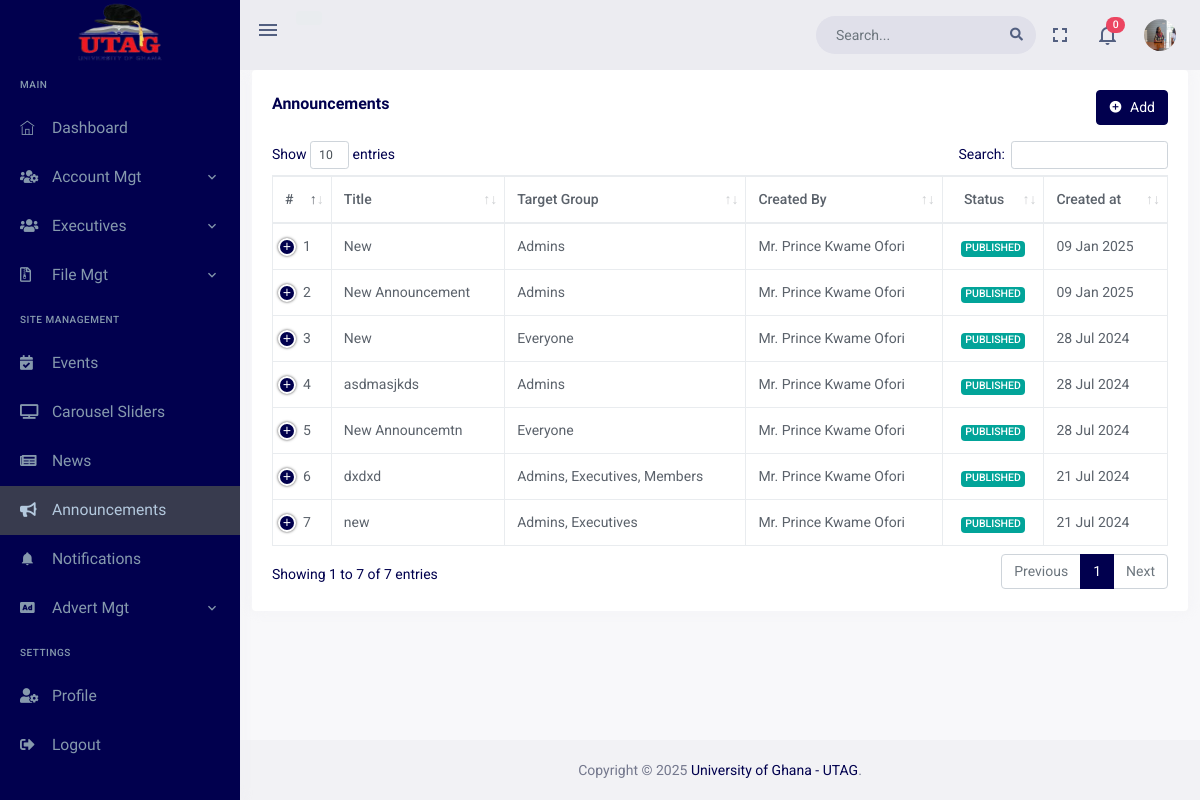
/dashboard/announcements (signed in), run on the app's committed database.
### accounts/models.py (models this page shows, shortened)
class User(AbstractBaseUser, PermissionsMixin):
    TITLE_CHOICES = (
        ('Prof.', 'Prof.'),
        ('Dr.', 'Dr.'),
        ('Mr.', 'Mr.'),
        ('Mrs.', 'Mrs.'),
    )
    GENDER_CHOICES = (
        ('Male', 'Male'),
        ('Female', 'Female')
    )
    EXECUTIVE_POSITION_CHOICES = (
        ('President', 'President'),
        ('Vice President', 'Vice President'),
        ('Secretary', 'Secretary'),
        ('Treasurer', 'Treasurer'),
        ('Committee Member', 'Committee Member'),
    )
    title = models.CharField(max_length=5, choices=TITLE_CHOICES)
    first_name = models.CharField(max_length=30)
    other_name = models.CharField(max_length=30, blank=True, null=True)
    last_name = models.CharField(max_length=30)
    gender = models.CharField(max_length=10, choices=GENDER_CHOICES)
    profile_pic = models.ImageField(upload_to='profile_pictures/', blank=True, null=True)
    email = models.EmailField(unique=True)
    email_sent = models.BooleanField(default=False)
    phone_number = models.CharField(max_length=15, blank=True, null=True)
    department = models.CharField(max_length=50, blank=True, null=True)
    created_from_dashboard = models.BooleanField(default=False)
    created_by = models.ForeignKey('self', on_delete=models.CASCADE, blank=True, null=True)
    is_bulk_creation = models.BooleanField(default=False)
    created_at = models.DateTimeField(auto_now_add=True)
    updated_at = models.DateTimeField(auto_now=True)
    is_staff = models.BooleanField(default=False)
    is_superuser = models.BooleanField(default=False)
    executive_image = models.ImageField(upload_to='executive_images/', blank=True, null=True)
    executive_position = models.CharField(max_length=30, choices=EXECUTIVE_POSITION_CHOICES, blank=True, null=True)
    fb_profile_url = models.URLField(blank=True, null=True)
    twitter_profile_url = models.URLField(blank=True, null=True)
    linkedin_profile_url = models.URLField(blank=True, null=True)
    date_appointed = models.DateField(null=True, blank=True)
    date_ended = models.DateField(null=True, blank=True)
    is_active_executive = models.BooleanField(default=False)
    objects = UserManager()
    USERNAME_FIELD = 'email'
    REQUIRED_FIELDS = ['title', 'first_name', 'last_name', 'gender']
    def get_full_name(self):
        if self.other_name:
            return f'{self.title} {self.first_name} {self.other_name} {self.last_name}'
        else:
            return f'{self.title} {self.first_name} {self.last_name}'
    def get_profile_pic_url(self):
        return self.profile_pic.url if self.profile_pic else '/static/dashboard/assets/images/users/profile.png'
    def __str__(self):
        return self.get_full_name()
    class Meta:
        permissions = [
        ('view_dashboard', 'Can view dashboard'),
        ('add_admin', 'Can add admin'),
        ('change_admin', 'Can change admin'),
        ('delete_admin', 'Can delete admin'),
        ('view_admin', 'Can view admin'),
        ('add_executive', 'Can add executive'),
        ('change_executive', 'Can change executive'),
        ('delete_executive', 'Can delete executive'),
        ('view_executive', 'Can view executive'),
        ('add_member', 'Can add member'),
        ('change_member', 'Can change member'),
        ('delete_member', 'Can delete member'),
        ('view_member', 'Can view member'),
        ]

### dashboard/models.py (models this page shows, shortened)
class Announcement(models.Model):
    STATUS_CHOICES = (
        ('DRAFT', 'Draft'),
        ('PUBLISHED', 'Published'),
        ('ARCHIVED', 'Archived'),
    )
    TARGET_CHOICES = (
        ('everyone', 'Everyone'),
        ('specific_groups', 'Specific Groups'),
    )
    title = models.CharField(max_length=100)
    content = HTMLField()
    status = models.CharField(max_length=20, choices=STATUS_CHOICES, default='DRAFT')
    created_by = models.ForeignKey(settings.AUTH_USER_MODEL, on_delete=models.CASCADE)
    created_at = models.DateTimeField(auto_now_add=True)
    updated_at = models.DateTimeField(auto_now=True)
    target = models.CharField(max_length=20, choices=TARGET_CHOICES, default='everyone')
    target_groups = models.ManyToManyField(Group, blank=True)

### dashboard/views/announcements.py (the view)
# urls.py: path('announcements',views.AnnouncementsView.as_view(), name='announcements'),
class AnnouncementsView(View):
    template_name = 'dashboard_pages/announcements.html'
    def get(self, request):
        user = request.user
        user_groups = user.groups.values_list('name', flat=True)  # Get names of the user's groups
        if 'Admin' in user_groups:
            announcements = Announcement.objects.all().order_by('-created_at')
        elif 'Executive' in user_groups or 'Secretary' in user_groups:
            announcements = Announcement.objects.filter(
                Q(target='everyone') | Q(target_groups__in=user.groups.all())
            ).exclude(Q(status='DRAFT') & ~Q(created_by=user)).distinct()
        else:
            announcements = Announcement.objects.filter(
                Q(target='everyone') | Q(target_groups__in=user.groups.all())
            ).exclude(Q(status='DRAFT') & ~Q(created_by=user)).distinct()
        notifications = Notification.objects.filter(user=request.user).order_by('-created_at')[:5]
        notification_count = Notification.objects.filter(user=request.user, status='UNREAD').count()
        context = {
            'announcements': announcements,
            'notification_count': notification_count,
            'notifications': notifications
        }
        return render(request, self.template_name, context)

### dashboard/templates/dashboard_pages/announcements.html (shortened to what this page needs)
{% extends "base/dashboard_base.html" %} {% load static %}
{% block content %}
<div class="page-content">
  <div class="row">
    <div class="col-12">
      <div class="card">
        <div class="card-body">
          <div class="row align-items-center">
            <div class="col-md-8">
              <h4 class="card-title">Announcements</h4>
            </div>
            {% if perms.dashboard.add_announcement %}
            <div class="col-md-4">
              <div class="float-end d-none d-md-block">
                <a
                  class="btn btn-primary"
                  href="{% url 'dashboard:create_announcement' %}"
                >
                  <i class="mdi mdi-plus-circle me-1"></i> Add
                </a>
              </div>
            </div>
            {% endif %}
          </div>
          <div class="mt-3">
            <table id="datatable" class="table table-bordered dt-responsive nowrap" style="border-collapse: collapse; border-spacing: 0; width: 100%;">
                <thead>
                    <tr>
                        <th>#</th>
                        <th>Title</th>
                        <th>Target Group</th>
                        <th>Created By</th>
                        <th class="text-center">Status</th>
                        <th>Created at</th>
                    </tr>
                </thead>
                <tbody>
                  {% for announcement in announcements %}
                  <tr>
                    <td>{{ forloop.counter }}</td>
                    <td>{{ announcement.title }}</td>
                    <td>
                      {% if announcement.target == 'everyone' %}
                        Everyone
                      {% else %}
                        {% for group in announcement.target_groups.all %}
                          {{ group.name }}s{% if not forloop.last %}, {% endif %}
                        {% endfor %}
                      {% endif %}
                    </td>
                    <td>{{ announcement.created_by }}</td>
                    <td class="text-center">
                      <span class="badge {% if announcement.status == 'PUBLISHED' %} bg-success {% elif announcement.status == 'DRAFT' %} bg-warning {% else %} bg-danger {% endif %}">
                        {{ announcement.status }}
                      </span>
                    </td>
                    <td>{{ announcement.created_at |date:"d M Y" }}</td>
                  </tr>
                  {% endfor %}
                </tbody>
            </table>
        </div>
        </div>
      </div>
    </div>
  </div>
</div>
{% endblock content %}
{% block my_styles %}
 <link href="{% static 'dashboard/assets/libs/datatables.net-bs4/css/dataTables.bootstrap4.min.css' %}" rel="stylesheet" type="text/css">
 <link href="{% static 'dashboard/assets/libs/datatables.net-buttons-bs4/css/buttons.bootstrap4.min.css' %}" rel="stylesheet" type="text/css">
 <link href="{% static 'dashboard/assets/libs/datatables.net-responsive-bs4/css/responsive.bootstrap4.min.css' %}" rel="stylesheet" type="text/css">
{% endblock my_styles %}

### dashboard/templates/includes/dash_header.html (shortened to what this page needs)
{% load static %}
<header id="page-topbar">
    <div class="navbar-header">
        <div class="d-flex">
            <div class="navbar-brand-box">
                <a href="{% url 'website:index' %}" class="logo logo-light">
                    <span class="logo-lg">
                        <img src="{% static 'dashboard/assets/images/utag_ug.png' %}" alt="" height="80">
                    </span>
                </a>
            </div>
            <button type="button" class="btn btn-sm px-3 font-size-24 header-item waves-effect" id="vertical-menu-btn">
                <i class="mdi mdi-menu"></i>
            </button>
            <div class="d-none d-sm-block">
                <div class="pt-3 d-inline-block">
                    {% if user.is_authenticated %}
                    <p class="btn btn-secondary">
                    </p>
                    {% endif %}
                </div>
            </div>
        </div>
        <div class="d-flex">
            <form class="app-search d-none d-lg-block">
                <div class="position-relative">
                    <input type="text" class="form-control" placeholder="Search...">
                    <span class="fa fa-search"></span>
                </div>
            </form>
            <div class="dropdown d-none d-lg-inline-block">
                <button type="button" class="btn header-item noti-icon waves-effect" data-bs-toggle="fullscreen">
                    <i class="mdi mdi-fullscreen"></i>
                </button>
            </div>
            <div class="dropdown d-inline-block">
                <button type="button" class="btn header-item noti-icon waves-effect" id="page-header-notifications-dropdown" data-bs-toggle="dropdown" aria-haspopup="true" aria-expanded="false">
                    <i class="mdi mdi-bell-outline"></i>
                    <span class="badge bg-danger rounded-pill">{{ notification_count }}</span>
                </button>
            </div>
            <div class="dropdown d-inline-block">
                <button type="button" class="btn header-item waves-effect" id="page-header-user-dropdown" data-bs-toggle="dropdown" aria-haspopup="true" aria-expanded="false">
                    <img class="rounded-circle header-profile-user" src="{% if request.user.profile_pic %} {{ request.user.get_profile_pic_url }} {% else %} {% static 'dashboard/assets/images/users/profile.png' %} {% endif %}" alt="Header Avatar">
                </button>
            </div>
        </div>
    </div>
</header>

### data on the page
User: profile_pic (picture)
Announcement: title "New", created_by "Mr. Prince Kwame Ofori", status "PUBLISHED", created_at "09 Jan 2025"
Announcement: title "New Announcement", created_by "Mr. Prince Kwame Ofori", status "PUBLISHED", created_at "09 Jan 2025"
Announcement: title "New", target "Everyone", created_by "Mr. Prince Kwame Ofori", status "PUBLISHED", created_at "28 Jul 2024"
Announcement: title "asdmasjkds", created_by "Mr. Prince Kwame Ofori", status "PUBLISHED", created_at "28 Jul 2024"
Announcement: title "New Announcemtn", target "Everyone", created_by "Mr. Prince Kwame Ofori", status "PUBLISHED", created_at "28 Jul 2024"
Announcement: title "dxdxd", created_by "Mr. Prince Kwame Ofori", status "PUBLISHED", created_at "21 Jul 2024"
Announcement: title "new", created_by "Mr. Prince Kwame Ofori", status "PUBLISHED", created_at "21 Jul 2024"

### other printed values
{{ notification_count }} "0"
{{ group.name }} "Admin"
{{ group.name }} "Executive"
{{ group.name }} "Member"
